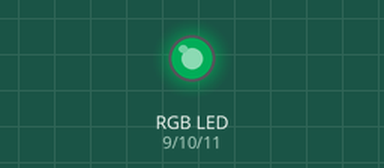
Simulated run of this sketch. Board: Arduino Uno, built with avr-gcc and run on an emulated ATmega328P. On the bench: an RGB LED mixed from three pins (HIGH = lit). Dim RGB values are drawn brighter than linear.

Above: at 0.05 s.
At 1.5 s:
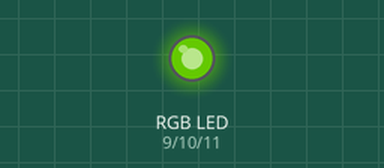
At 3.0 s:
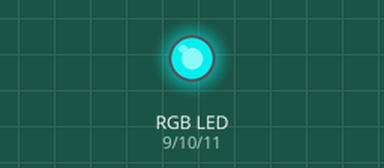
Timing chart, 0 to 6.9 s (numbered marks = the images above):
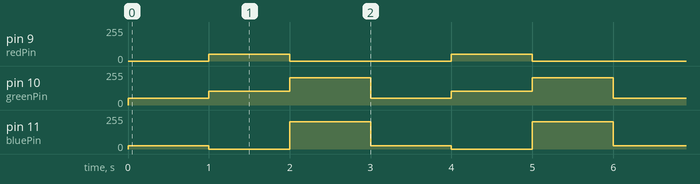

Measured:
- by itself, pin 9 (redPin): alternates 51/255 for 1.0 s and 0/255 for 2.0 s
- by itself, pin 10 (greenPin): repeats every 3.0 s: 102/255 1.0 s, 204/255 1.0 s, 51/255 1.0 s
- by itself, pin 11 (bluePin): repeats every 3.0 s: 0/255 1.0 s, 204/255 1.0 s, 26/255 1.0 s

The sketch:

sketch_custom_color.ino
```cpp
const int redPin = 9;
const int greenPin = 10;
const int bluePin = 11;

// Adjust this to change the speed (lower is faster)
//int fadeSpeed = 30;

void setup() {
  pinMode(redPin, OUTPUT);
  pinMode(greenPin, OUTPUT);
  pinMode(bluePin, OUTPUT);
}

void setColor(int r, int g, int b) {
  analogWrite(redPin, 255 - r);
  analogWrite(greenPin, 255 - g);
  analogWrite(bluePin, 255 - b);
}

void loop() {
  int r, g, b;

  // Color 1
  {
    setColor(255, 204, 229);
    delay(1000);
  }

 // Color 2
  {
    setColor(204, 153, 255);
    delay(1000);
  }

 // Color 3
  {
    setColor(255, 51, 51);
    delay(1000);
  }
}
```
